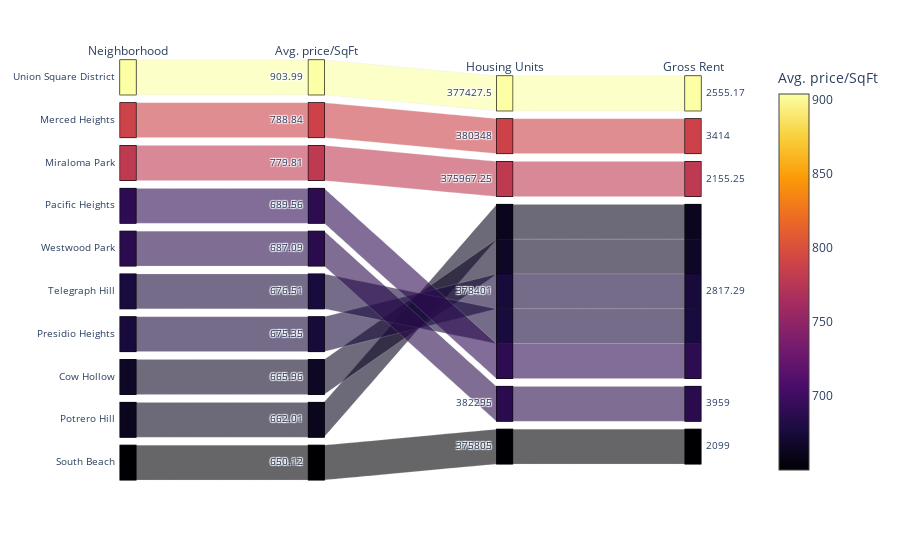

Here is the notebook cell this chart was saved with:
### Code cell
# Parallel Categories Plot
parallel_categories_plot = px.parallel_categories(
        all_average.reset_index().round(2),
        dimensions=["neighborhood","sale_price_sqr_foot", "housing_units", "gross_rent"],
        color="sale_price_sqr_foot",
        color_continuous_scale=px.colors.sequential.Inferno,
        labels={
            "neighborhood": "Neighborhood",
            "sale_price_sqr_foot": "Avg. price/SqFt",
            "housing_units": "Housing Units",
            "gross_rent": "Gross Rent"
        }
    )
    
parallel_categories_plot

### Figure 1 — Plotly figure (JSON) as saved in the notebook; plotly's stock layout.template omitted (floating-point values rounded to 4 significant figures)
{"data": [{"dimensions": [{"label": "Neighborhood", "values": ["Union Square District", "Merced Heights", "Miraloma Park", "Pacific Heights", "Westwood Park", "Telegraph Hill", "Presidio Heights", "Cow Hollow", "Potrero Hill", "South Beach"]}, {"label": "Avg. price/SqFt", "values": [904.0, 788.8, 779.8, 689.6, 687.1, 676.5, 675.4, 666.0, 662.0, 650.1]}, {"label": "Housing Units", "values": [377400.0, 380348, 376000.0, 378401, 382295, 378401, 378401, 378401, 378401, 375805]}, {"label": "Gross Rent", "values": [2555.0, 3414, 2155.0, 2817.0, 3959, 2817.0, 2817.0, 2817.0, 2817.0, 2099]}], "domain": {"x": [0, 0.98], "y": [0, 1]}, "line": {"color": [904.0, 788.8, 779.8, 689.6, 687.1, 676.5, 675.4, 666.0, 662.0, 650.1], "coloraxis": "coloraxis"}, "name": "", "type": "parcats"}], "layout": {"autosize": true, "coloraxis": {"colorbar": {"title": {"text": "Avg. price/SqFt"}}, "colorscale": [[0, "#000004"], [0.1111, "#1b0c41"], [0.2222, "#4a0c6b"], [0.3333, "#781c6d"], [0.4444, "#a52c60"], [0.5556, "#cf4446"], [0.6667, "#ed6925"], [0.7778, "#fb9b06"], [0.8889, "#f7d13d"], [1, "#fcffa4"]]}, "legend": {"tracegroupgap": 0}, "margin": {"t": 60}}}
